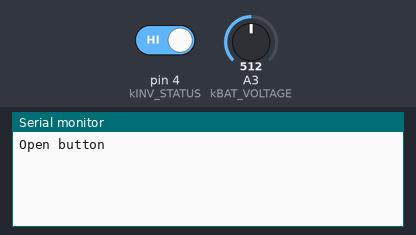
This sketch was run on a simulated Arduino Uno, built with avr-gcc and run on an emulated ATmega328P. Parts: the last lines printed to the serial monitor. The inputs (shaded band) are chosen by the test bench; at power-on: A3 (kBAT_VOLTAGE) = 512, pin 4 (kINV_STATUS) HIGH.

Above: at 1.2 s.
1.3 s: A3 (kBAT_VOLTAGE) set to 991
At 11.4 s:
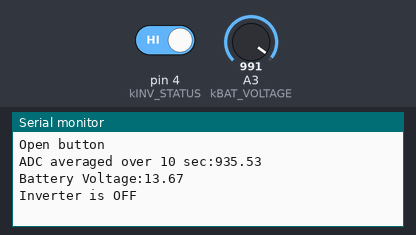
11.5 s: A3 (kBAT_VOLTAGE) set to 1008
13.0 s: pin 4 (kINV_STATUS) driven LOW
At 23.3 s:
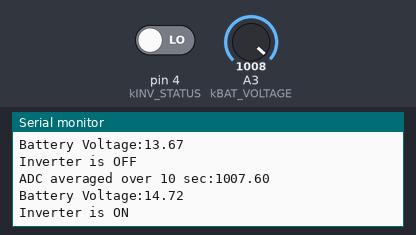

Measured:
- after the input at 1.3 s, the serial monitor: prints a new line after 9.9 s (image 1)
- after the input at 13.0 s, the serial monitor: prints a new line after 9.5 s (image 2)

The sketch:

turnOffInverterAtLowBattery.ino
```cpp
////////////////////////
// Pin Declarations
////////////////////////
const int kBUTTON = 9;
const int kINV_STATUS = 4;
const int kBAT_VOLTAGE = A3;

////////////////////////
// On off voltages
////////////////////////
//14.4V:  Boost voltage
//13.8V:  Float Voltage
//13.2V:  Boost return Voltage
//12V:    Undervoltage warning
//Set it just under float voltage...Probably makes sense to just set it to flaot voltage directly as the boost voltage is 14.4V, it should always hit 13.8V even after inacuracy of the measurement.
const float kON_VOLTAGE = 13.8;
const float kOFF_VOLTAGE = 12.25;

///////////////////////////
// Calibration constants
///////////////////////////
const float kREAD_ADC_VAL = 993.64; //0 to 1023, float due to averaging.
const float kMEASURED_VOLTAGE = 14.52; //Measured voltage at time of kREAD_ADC_VAL
const float kV_PER_CODE = kMEASURED_VOLTAGE / kREAD_ADC_VAL;

////////////////////////
// Globals
////////////////////////
bool inverterOn;
void setup() {
  Serial.begin(9600); // open the serial port at 9600 bps:
  // put your setup code here, to run once:
  //kButton is pulled up by inverter to 5V therefore we can just use kBUTTON as open drain output.  Set floating at first
  openButton();
  pinMode(kINV_STATUS, INPUT);
  inverterOn = isInverterOn();
}
void shortButton()
{
  Serial.println("Short button");
  pinMode(kBUTTON, OUTPUT);
  digitalWrite(kBUTTON, LOW);
}
void openButton()
{
    Serial.println("Open button");
    pinMode(kBUTTON, INPUT);
}
void pushReleaseButton()
{

    shortButton();
    delay(2000);
    openButton();
    delay(2000);
}
bool isInverterOn()
{
  return digitalRead(kINV_STATUS) == LOW;
}
void turnOnInverter() {
  //While inverter is off, try to turn it on
  while (isInverterOn() == false) {
      pushReleaseButton();
      //Allow up to 11 seconds for it to turn on before trying again
      for (int i = 0; i++; i<10) {
          delay(1000);
          if (isInverterOn() == true) {break;}
      }
  }
}

void turnOffInverter() {
  while (isInverterOn() == true) {
      pushReleaseButton();
      //Allow up to 11 seconds for it to turn off before trying again
      for (int i = 0; i++; i<10) {
          delay(1000);
          if (isInverterOn() == false) {break;}
      }
  }
}

float getBatteryVoltage() {
  int i;
  float value = 0;
  //10000 readings at 1ms each makes for 10 second averaged voltage, which is fast enough for a battery monitor
  float numReadings = 10000;

  for (i = 0; i < int(numReadings); i++){
    value = value + float(analogRead(kBAT_VOLTAGE));
    delay(1);
  }
  value = value / numReadings;
  Serial.print("ADC averaged over 10 sec:");
  Serial.print(value);
  Serial.println("");
  // Convert adc averaged reading to Volts.
  // kV_PER_CODE aquired by measuring battery voltage and ADC code.
  // divide Voltage by ADC code read for this constant.
  return  value * kV_PER_CODE;

}

void loop() {

  float batteryVoltage = getBatteryVoltage();
  Serial.print("Battery Voltage:");
  Serial.print(batteryVoltage);
  Serial.println("");
  Serial.print("Inverter is ");
  if (isInverterOn()){
    Serial.println("ON");
  } else {
    Serial.println("OFF");
  }
  //if (isInverterOn()) {
  //    Seria.println("Inverter is On");
      if (batteryVoltage <= kOFF_VOLTAGE) {turnOffInverter();}
  //    inverterOn = false;
  //} else {
  //    Seria.println("Inverter is Off");
      if (batteryVoltage >= kON_VOLTAGE) {turnOnInverter();}
  //    inverterOn = true;
  //}

}
```
